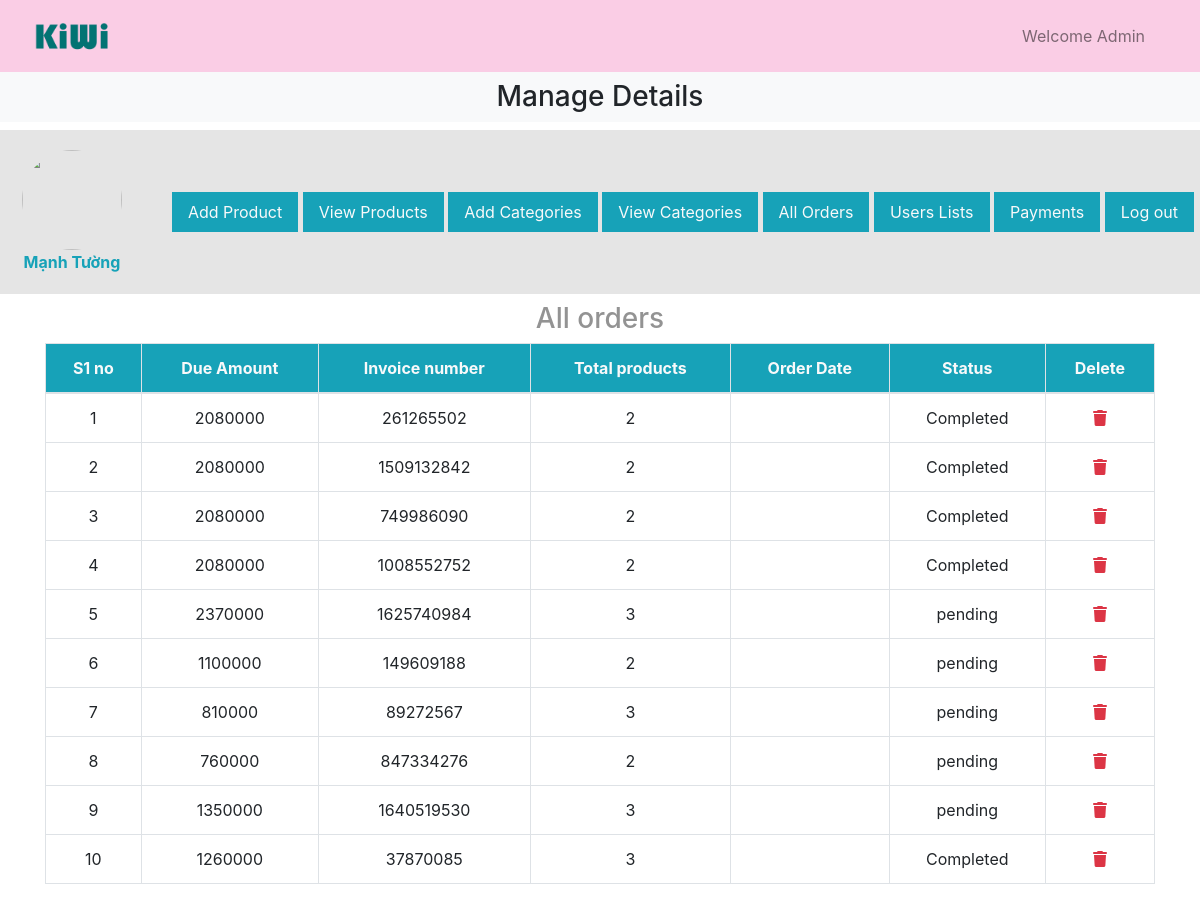
Screenshot of /admin/index.php?list_orders with the database file from the repository.
### tables this page shows
CREATE TABLE `user_orders` (
  `order_id` int(11) NOT NULL,
  `user_id` int(11) NOT NULL,
  `amount_due` int(255) NOT NULL,
  `invoice_number` int(255) NOT NULL,
  `total_products` int(255) NOT NULL,
  `order_date` timestamp NOT NULL DEFAULT current_timestamp() ON UPDATE current_timestamp(),
  `order_status` varchar(255) NOT NULL
);

### admin/list_orders.php (the view, shortened to what this page needs)
<h3 class="text-center text-grey mt-2">All orders</h3>
<table class = "table table-bordered mt-2 text-center">
    <thead class = "bg-info text-light">
    <?php
    $get_orders="SELECT * FROM `user_orders`";
    $result=mysqli_query($con, $get_orders);
    $row_count=mysqli_num_rows($result);
    echo "<tr>
            <th>S1 no</th>
            <th>Due Amount</th>
            <th>Invoice number</th>
            <th>Total products</th>
            <th>Order Date</th>
            <th>Status</th>
            <th>Delete</th>
        </tr>
    </thead>
    <tbody class=''>";
    if($row_count == 0)
        echo "<h2 class='bg-danger text-center mt-5'>No orders yet</h2>";
    else{
        $number=0;
        while($row_data = mysqli_fetch_assoc($result)){
            $order_id = $row_data['order_id'];
            $amount_due = $row_data['amount_due'];
            $invoice_number = $row_data['invoice_number'];
            $total_products = $row_data['total_products'];
            $order_date = $row_data['order_dates'];
            $order_status = $row_data['order_status'];
            $number++;
            echo "<tr>
            <td>$number</td>
            <td>$amount_due</td>
            <td>$invoice_number</td>
            <td>$total_products</td>
            <td>$order_date</td>
            <td>$order_status</td>
            <td><a href='index.php?delete_orders=$order_id' class='text-danger'><i class='fa-solid fa-trash'></i></a></td>
        </tr>";
        }
    }
    ?>
</table>

### admin/style.css (style rules this page uses)
* { margin: 0; padding: 0; box-sizing: border-box; }
.text-grey { color: #939393; }

### rows the page displays
user_orders: amount_due "2080000", invoice_number "261265502", total_products "2", order_status "Completed"
user_orders: amount_due "2080000", invoice_number "1509132842", total_products "2", order_status "Completed"
user_orders: amount_due "2080000", invoice_number "749986090", total_products "2", order_status "Completed"
user_orders: amount_due "2080000", invoice_number "1008552752", total_products "2", order_status "Completed"
user_orders: amount_due "2370000", invoice_number "1625740984", total_products "3", order_status "pending"
user_orders: amount_due "1100000", invoice_number "149609188", total_products "2", order_status "pending"
user_orders: amount_due "810000", invoice_number "89272567", total_products "3", order_status "pending"
user_orders: amount_due "760000", invoice_number "847334276", total_products "2", order_status "pending"
user_orders: amount_due "1350000", invoice_number "1640519530", total_products "3", order_status "pending"
user_orders: amount_due "1260000", invoice_number "37870085", total_products "3", order_status "Completed"
